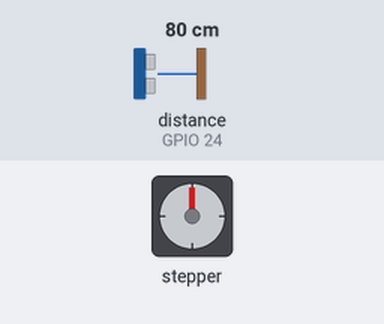
A program run on a simulated Raspberry Pi (BCM pin numbers). Parts: stepper motor. Inputs (shaded band) come from the test bench; at power-on: distance to the obstacle (sensor on GPIO 24) 80 cm. The echo pulse lasts 58.3 µs per cm; the stepper is drawn at 2048 steps a turn; the clock reads 2024-03-15 10:24:30 at power-on unless the program sets it; what the program prints to the terminal is not drawn.

Above: at 5.0 s.
5.1 s: distance to the obstacle (sensor on GPIO 24) set to 22 cm
6.7 s: distance to the obstacle (sensor on GPIO 24) set to 17 cm
At 8.03 s:
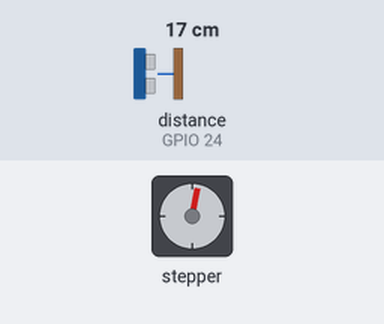
18.7 s: distance to the obstacle (sensor on GPIO 24) set to 120 cm
At 19.9 s:
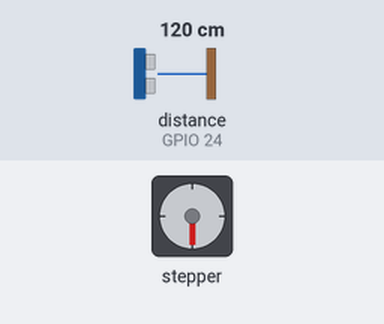
21.7 s: distance to the obstacle (sensor on GPIO 24) set to 2 cm
At 23.52 s:
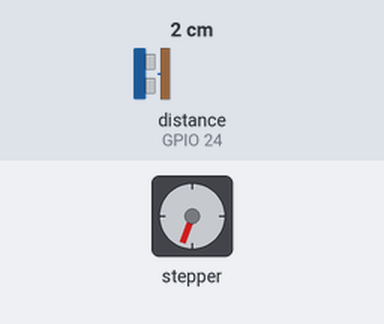
Timing chart, 0 to 25.7 s (numbered marks = the images above; inputs shaded):
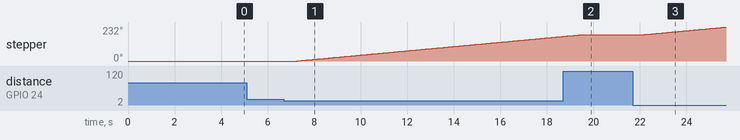

The program:

ultra_step.py
```python
#!/usr/bin/env python3
"""
Ultra Step — HC-SR04 + 28BYJ-48 Stepper via ULN2003
When distance < threshold, rotate motor N steps.
"""

import time, sys, signal
import RPi.GPIO as GPIO

# GPIO pins (BCM)
TRIG, ECHO = 23, 24            # ECHO via divider
IN1, IN2, IN3, IN4 = 17, 18, 27, 22
STEPPER_PINS = (IN1, IN2, IN3, IN4)

# Behavior settings
THRESHOLD_CM = 20.0
STEPS_ON_TRIGGER = 256         # 2048 ≈ full turn
MOTOR_STEP_DELAY = 0.012
ROTATE_DIRECTION = 1           # +1 forward, -1 reverse

# Sensor tuning
SPD = 34300.0
PING_GAP = 0.06
START_TO = 0.02
END_TO = 0.03
READS = 5

SEQ_FULL = [
    (1,1,0,0),
    (0,1,1,0),
    (0,0,1,1),
    (1,0,0,1),
]

_RUNNING = True
_CLEANED = False

def setup():
    GPIO.setmode(GPIO.BCM)
    GPIO.setup(TRIG, GPIO.OUT, initial=GPIO.LOW)
    GPIO.setup(ECHO, GPIO.IN)
    for p in STEPPER_PINS:
        GPIO.setup(p, GPIO.OUT, initial=GPIO.LOW)

def cleanup():
    global _CLEANED
    if _CLEANED:
        return
    try:
        for p in STEPPER_PINS:
            GPIO.output(p, GPIO.LOW)
        GPIO.output(TRIG, GPIO.LOW)
    finally:
        GPIO.cleanup()
        _CLEANED = True

def sig_handler(sig, frm):
    global _RUNNING
    _RUNNING = False

def ping_cm():
    GPIO.output(TRIG, GPIO.LOW)
    time.sleep(0.002)
    GPIO.output(TRIG, GPIO.HIGH)
    time.sleep(10e-6)
    GPIO.output(TRIG, GPIO.LOW)

    t0 = time.time()
    while GPIO.input(ECHO) == 0:
        if time.time() - t0 > START_TO:
            return None
    ts = time.time()

    t1 = time.time()
    while GPIO.input(ECHO) == 1:
        if time.time() - t1 > END_TO:
            return None
    te = time.time()

    return (SPD * (te - ts)) / 2.0

def read_distance():
    vals = []
    for _ in range(READS):
        d = ping_cm()
        if d and 2.0 <= d <= 400.0:
            vals.append(d)
        time.sleep(PING_GAP)
    if not vals:
        return None
    vals.sort()
    n = len(vals)
    return vals[n//2] if n % 2 else 0.5*(vals[n//2-1] + vals[n//2])

def stepper_steps(n, direction=1):
    seq = SEQ_FULL if direction >= 0 else list(reversed(SEQ_FULL))
    for _ in range(n):
        for pat in seq:
            for pin, val in zip(STEPPER_PINS, pat):
                GPIO.output(pin, GPIO.HIGH if val else GPIO.LOW)
            time.sleep(MOTOR_STEP_DELAY)
    for p in STEPPER_PINS:
        GPIO.output(p, GPIO.LOW)

def main():
    global _RUNNING
    print("Ultra Step started. Ctrl+C to exit.")
    setup()
    signal.signal(signal.SIGINT, sig_handler)
    signal.signal(signal.SIGTERM, sig_handler)
    try:
        while _RUNNING:
            d = read_distance()
            if d is None:
                print("Distance: ---")
            else:
                print(f"Distance: {d:.1f} cm")
                if d < THRESHOLD_CM:
                    print(f"< {THRESHOLD_CM} cm → rotating {STEPS_ON_TRIGGER} steps")
                    stepper_steps(STEPS_ON_TRIGGER, ROTATE_DIRECTION)
            time.sleep(0.1)
    finally:
        cleanup()
        print("GPIO cleaned up. Bye.")

if __name__ == "__main__":
    try:
        main()
    except KeyboardInterrupt:
        cleanup()
        print("\nStopped by user.")
        sys.exit(0)
```

Measured:
- the behaviour switches between 20 and 19 cm on distance to the obstacle (sensor on GPIO 24) (found by bisection; images 0 and 1)
- after the input at 5.1 s, every drawn part: stays the same
- after the input at 6.7 s, stepper: keeps turning clockwise at about 15°/s, starting after 0.56 s
- after the input at 18.7 s, stepper: goes on until 19.5 s, then stays 180°
- after the input at 21.7 s, stepper: keeps turning clockwise at about 15°/s, starting after 0.51 s
